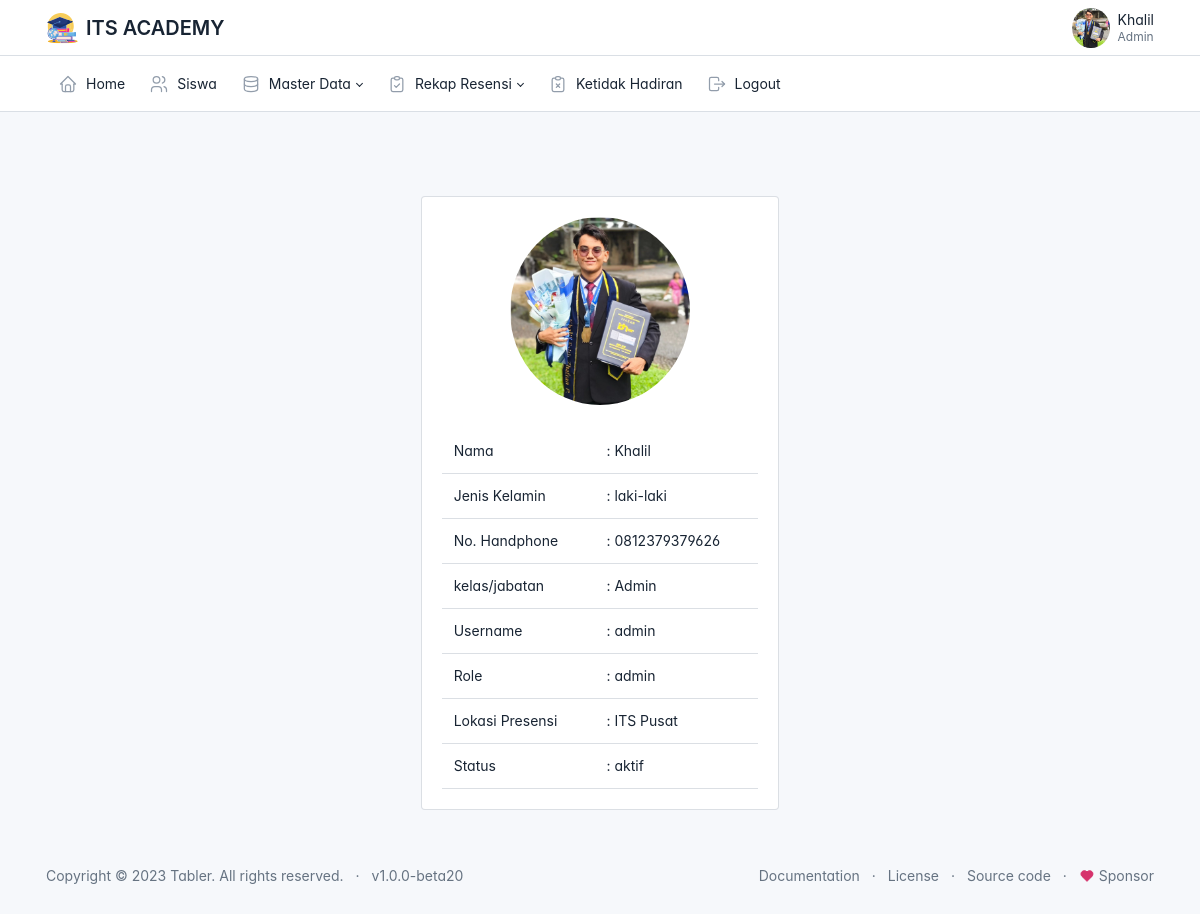
Screenshot of /admin/fitur_lainnya/profile.php (signed in) with the database file from the repository.
### tables this page shows
CREATE TABLE `user` (
  `id` int(11) NOT NULL,
  `id_pegawai` int(11) NOT NULL,
  `username` varchar(225) NOT NULL,
  `password` varchar(225) NOT NULL,
  `status` varchar(20) NOT NULL,
  `role` varchar(20) NOT NULL
);

CREATE TABLE `siswa` (
  `id` int(11) NOT NULL,
  `nisn` varchar(50) NOT NULL,
  `nama` varchar(225) NOT NULL,
  `jenis_kelamin` varchar(10) NOT NULL,
  `alamat` varchar(225) NOT NULL,
  `no_handphone` varchar(20) NOT NULL,
  `kelas` varchar(50) NOT NULL,
  `lokasi_presensi` varchar(50) NOT NULL,
  `foto` varchar(225) NOT NULL
);

### siswa/config.php (called while the page is built, shortened)
<?php
function base_url($url = null)
{
    $base_url = 'http://localhost/presensi';
    if($url != null){
        return $base_url . '/'.$url;
    }else{
        return $base_url;
    }
}
?>

### admin/fitur_lainnya/profile.php (the view, shortened to what this page needs)
<?php
include ('../layout/header.php');
require_once('../../siswa/config.php');
$id = $_SESSION['id'];
$result = mysqli_query($connection,"SELECT user.id_pegawai,user.username,user.status,user.role, siswa. * FROM user JOIN siswa ON user.id_pegawai = siswa.id where siswa.id=$id");
?>
<?php while($siswa = mysqli_fetch_array($result)) : ?>
<div class="page-body">
    <div class="container-xl">
        <div class="row">
            <div class="col-md-4"></div>
            <div class="col-md-4">
                <div class="card">
                    <div class="card-body">
                        <center>
                            <img style="border-radius: 100%; width: 180px; "
                                src="<?= base_url('asset/img/foto_siswa/' .$siswa['foto']) ?>" alt="">
                        </center>
                        <table class="table mt-4">
                            <tr>
                                <td>Nama</td>
                                <td>: <?= $siswa['nama'] ?></td>
                            </tr>
                            <tr>
                                <td>Jenis Kelamin</td>
                                <td>: <?= $siswa['jenis_kelamin'] ?></td>
                            </tr>
                            <tr>
                                <td>No. Handphone</td>
                                <td>: <?= $siswa['no_handphone'] ?></td>
                            </tr>
                            <tr>
                                <td>kelas/jabatan</td>
                                <td>: <?= $siswa['kelas'] ?></td>
                            </tr>
                            <tr>
                                <td>Username</td>
                                <td>: <?= $siswa['username'] ?></td>
                            </tr>
                            <tr>
                                <td>Role</td>
                                <td>: <?= $siswa['role'] ?></td>
                            </tr>
                            <tr>
                                <td>Lokasi Presensi</td>
                                <td>: <?= $siswa['lokasi_presensi'] ?></td>
                            </tr>
                            <tr>
                                <td>Status</td>
                                <td>: <?= $siswa['status'] ?></td>
                            </tr>
                        </table>
                    </div>
                </div>
            </div>
            <div class="col-md-4"></div>
        </div>
    </div>
</div>
<?php endwhile; ?>
<?php include('../layout/footer.php') ?>

### admin/layout/header.php (shortened to what this page needs)
<?php
require_once('../../siswa/config.php')
?>
<!doctype html>
<html lang="en">
<head>
    <link href="<?php echo base_url('asset/css/tabler.min.css?1692870487') ?>" rel="stylesheet" />
    <link href="<?php echo base_url('asset/css/tabler-vendors.min.css?1692870487')?>" rel="stylesheet" />
    <link href="<?php echo base_url('asset/css/demo.min.css?1692870487') ?>" rel="stylesheet" />
</head>
<body>
    <div class="page">
        <header class="navbar navbar-expand-md d-print-none">
            <div class="container-xl">
                <h1 class="navbar-brand navbar-brand-autodark d-none-navbar-horizontal pe-0 pe-md-3">
                    <a href=".">
                        <img src="<?php echo base_url('asset/img/ITS.svg')?>" width="110" height="32" alt="Tabler"
                            class="navbar-brand-image">
                    </a>
                    <span class="w-110 h-32 ">ITS ACADEMY</span>
                </h1>
                <div class="navbar-nav flex-row order-md-last">
                    <?php
                    $id = $_SESSION['id'];
                    $result = mysqli_query($connection,"SELECT user.id_pegawai,user.username,user.status,user.role, siswa. * FROM user JOIN siswa ON user.id_pegawai = siswa.id where siswa.id=$id");
                     ?>
                    <?php while($siswa = mysqli_fetch_array($result)) : ?>
                    <div class="nav-item dropdown">
                        <a href="#" class="nav-link d-flex lh-1 text-reset p-0" data-bs-toggle="dropdown"
                            aria-label="Open user menu">
                            <img class="avatar-sm" style="border-radius: 100%; width: 38px; "
                                src="<?= base_url('asset/img/foto_siswa/' .$siswa['foto']) ?> ">
                            <div class="d-none d-xl-block ps-2">
                                <div><?= $_SESSION['nama'] ?></div>
                                <div class="mt-1 small text-secondary"><?= $_SESSION['kelas']; ?></div>
                            </div>
                        </a>
                    </div>
                    <?php endwhile; ?>
                </div>
            </div>
        </header>
        <header class="navbar-expand-md">
            <div class="collapse navbar-collapse" id="navbar-menu">
                <div class="navbar">
                    <div class="container-xl">
                        <ul class="navbar-nav">
                            <li class="nav-item ">
                                <a class="nav-link" href="<?=base_url('admin/home/home.php')?>">
                                    <span class="nav-link-icon d-md-none d-lg-inline-block">
                                    </span>
                                    <span class="nav-link-title">
                                        Home
                                    </span>
                                </a>
                            </li>
                            <li class="nav-item ">
                                <a class="nav-link" href="<?=base_url('admin/data_siswa/siswa.php')?>">
                                    <span class="nav-link-icon d-md-none d-lg-inline-block">
                                    </span>
                                    <span class="nav-link-title">
                                        Siswa
                                    </span>
                                </a>
                            </li>
                            <li class="nav-item dropdown">
                                <a class="nav-link dropdown-toggle" href="#navbar-base" data-bs-toggle="dropdown"
                                    data-bs-auto-close="outside" role="button" aria-expanded="false">
                                    <span class="nav-link-icon d-md-none d-lg-inline-block">
                                    </span>
                                    <span class="nav-link-title">
                                        Master Data
                                    </span>
                                </a>
                            </li>
                            <li class="nav-item dropdown">
                                <a class="nav-link dropdown-toggle" href="#navbar-base" data-bs-toggle="dropdown"
                                    data-bs-auto-close="outside" role="button" aria-expanded="false">
                                    <span class="nav-link-icon d-md-none d-lg-inline-block">
                                    </span>
                                    <span class="nav-link-title">
                                        Rekap Resensi
                                    </span>
                                </a>
                            </li>
                            <li class="nav-item">
                                <a class="nav-link"
                                    href="<?=base_url('admin/data_ketidakhadiran/ketidakhadiran.php')?>">
                                    <span class="nav-link-icon d-md-none d-lg-inline-block">
                                    </span>
                                    <span class="nav-link-title">
                                        Ketidak Hadiran
                                    </span>
                                </a>
                            </li>
                            <li class="nav-item">
                                <a class="nav-link" href="<?= base_url('auth/logout.php') ?>">
                                    <span class="nav-link-icon d-md-none d-lg-inline-block">
                                    </span>
                                    <span class="nav-link-title">
                                        Logout
                                    </span>
                                </a>
                            </li>
                        </ul>
                    </div>
                </div>
            </div>
        </header>
        <div class="page-wrapper">
            <div class="page-header d-print-none">
                <div class="container-xl">
                    <div class="row g-2 align-items-center">
                    </div>
                </div>
            </div>

### admin/layout/header.php (style rules this page uses)
:root { --tblr-font-sans-serif: 'Inter Var', -apple-system, BlinkMacSystemFont, San Francisco, Segoe UI, Roboto, Helvetica Neue, sans-serif; }
body { font-feature-settings: "cv03", "cv04", "cv11"; }

### rows the page displays
user: id_pegawai.foto (picture), id_pegawai.nama "Khalil", id_pegawai.jenis_kelamin "laki-laki", id_pegawai.no_handphone "0812379379626", id_pegawai.kelas "Admin", username "admin", role "admin", id_pegawai.lokasi_presensi "ITS Pusat", status "aktif"
